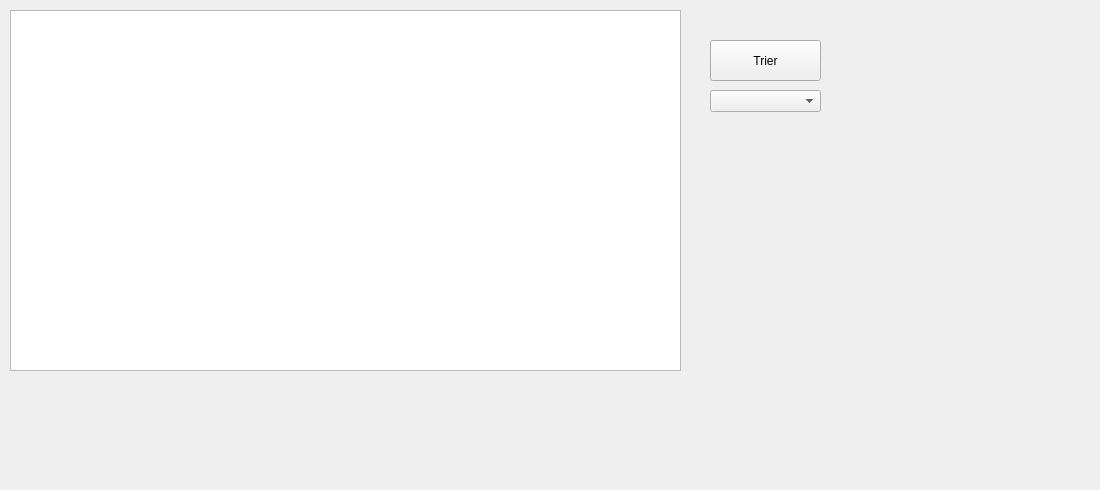
        <widget class="QWidget" name="tab_7">
         <attribute name="icon">
          <iconset>
           <normaloff>../../gestion_fournisseur/A.png</normaloff>../../gestion_fournisseur/A.png</iconset>
         </attribute>
         <attribute name="title">
          <string>Afficher</string>
         </attribute>
         <widget class="QLabel" name="label_57">
          <property name="geometry">
           <rect>
            <x>-160</x>
            <y>-40</y>
            <width>1091</width>
            <height>481</height>
           </rect>
          </property>
          <property name="text">
           <string/>
          </property>
          <property name="pixmap">
           <pixmap>../../gestion_fournisseur/1.png</pixmap>
          </property>
         </widget>
         <widget class="QPushButton" name="pushButton_12">
          <property name="geometry">
           <rect>
            <x>450</x>
            <y>50</y>
            <width>61</width>
            <height>22</height>
           </rect>
          </property>
          <property name="text">
           <string>OK</string>
          </property>
         </widget>
         <widget class="QPushButton" name="pushButton_20">
          <property name="geometry">
           <rect>
            <x>710</x>
            <y>40</y>
            <width>111</width>
            <height>41</height>
           </rect>
          </property>
          <property name="text">
           <string>Trier</string>
          </property>
         </widget>
         <widget class="QTableView" name="tableView">
          <property name="geometry">
           <rect>
            <x>10</x>
            <y>10</y>
            <width>671</width>
            <height>361</height>
           </rect>
          </property>
         </widget>
         <widget class="QPushButton" name="pushButton_27">
          <property name="geometry">
           <rect>
            <x>650</x>
            <y>260</y>
            <width>221</width>
            <height>101</height>
           </rect>
          </property>
          <property name="styleSheet">
           <string notr="true">#pushButton_27{
	image: url(:/new/prefix1/i,qge/A.png);
border:none;}</string>
          </property>
          <property name="text">
           <string/>
          </property>
         </widget>
         <widget class="QComboBox" name="comboBox_2">
          <property name="geometry">
           <rect>
            <x>710</x>
            <y>90</y>
            <width>111</width>
            <height>22</height>
           </rect>
          </property>
          <property name="placeholderText">
           <string>Selon le nom</string>
          </property>
         </widget>
         <zorder>pushButton_12</zorder>
         <zorder>label_57</zorder>
         <zorder>pushButton_20</zorder>
         <zorder>tableView</zorder>
         <zorder>pushButton_27</zorder>
         <zorder>comboBox_2</zorder>
        </widget>
